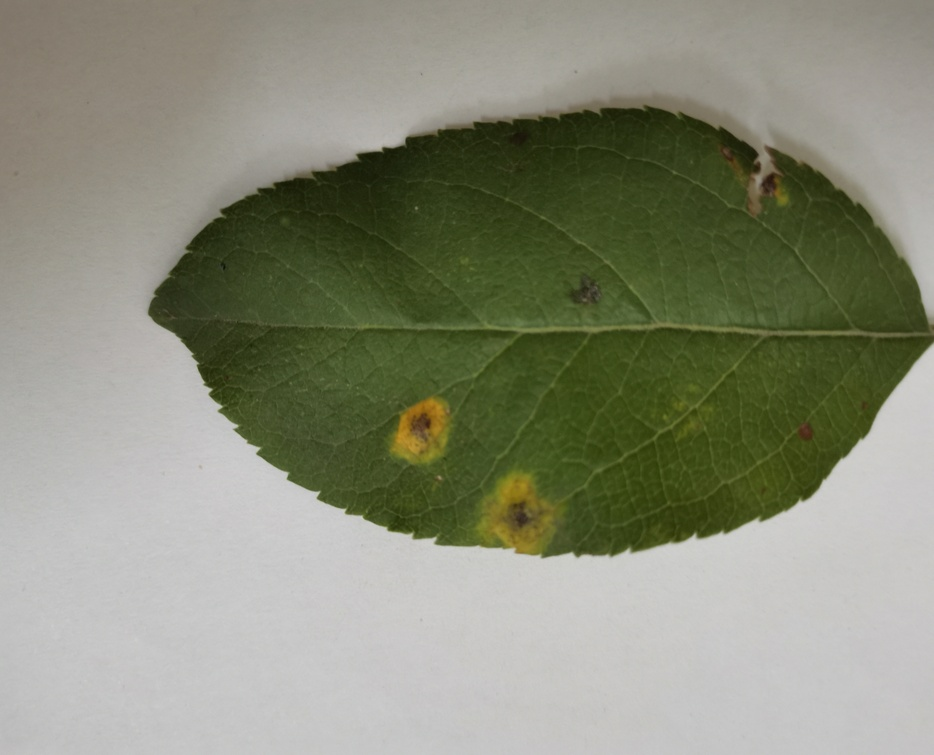
#> input picture AppleDiseaseLeaves/1.jpg, 934 x 755 px, shrunk from 1899 x 1536 before the run
$ python test.py
#> lines starting #> are read from the running program, lines starting #| are printed output that depends on the picture
import cv2
from matplotlib import pyplot as plt

# 读取图片
img = cv2.imread('AppleDiseaseLeaves/1.jpg')
#> img is the input picture: shape (755, 934, 3); mean B, G, R 121, 140, 137.3
gray = cv2.cvtColor(img, cv2.COLOR_BGR2GRAY)
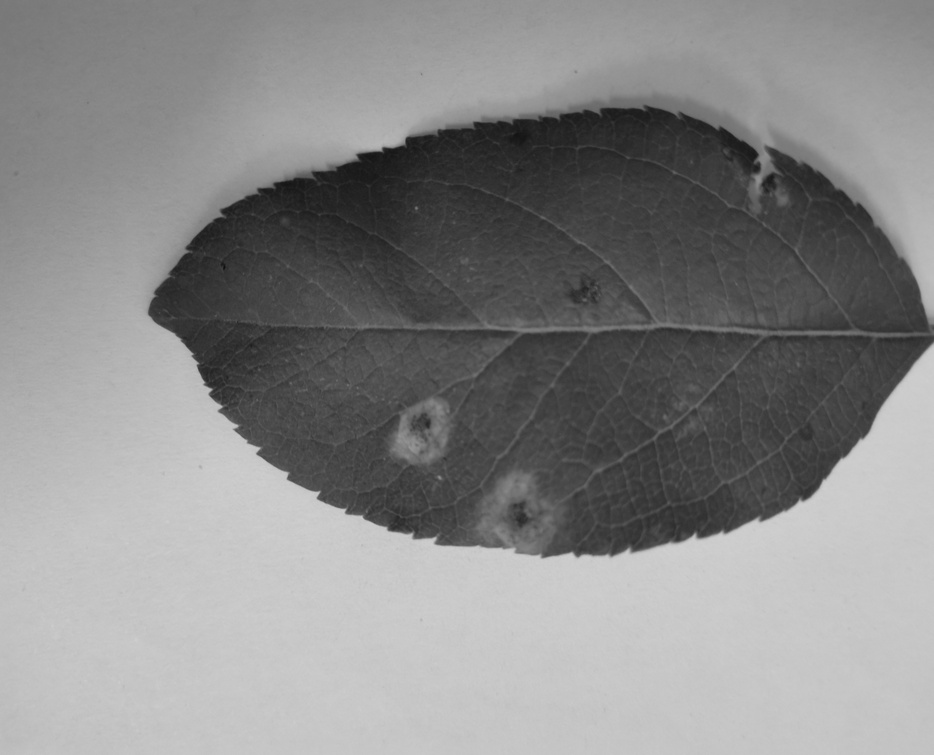
#> gray: shape (755, 934); min 13, max 209, mean 137
plt.hist(gray.ravel(), bins=256, range=[0, 256])
plt.title('Gray Image Histogram')
plt.show()
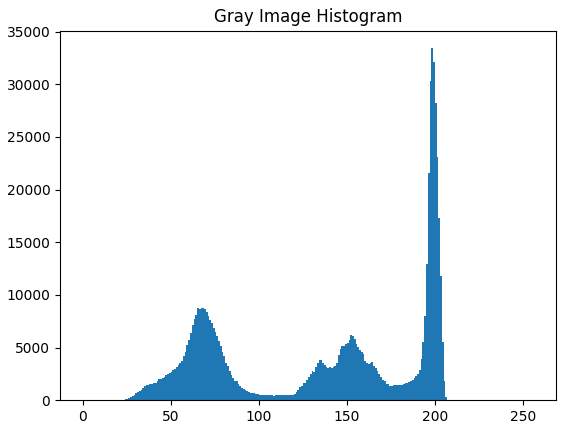
#> figure drawn by matplotlib, 1 panel; tallest bar 33427 high, from x = 198 to 199

$ run again, with AppleDiseaseLeaves/10.jpg copied over AppleDiseaseLeaves/1.jpg
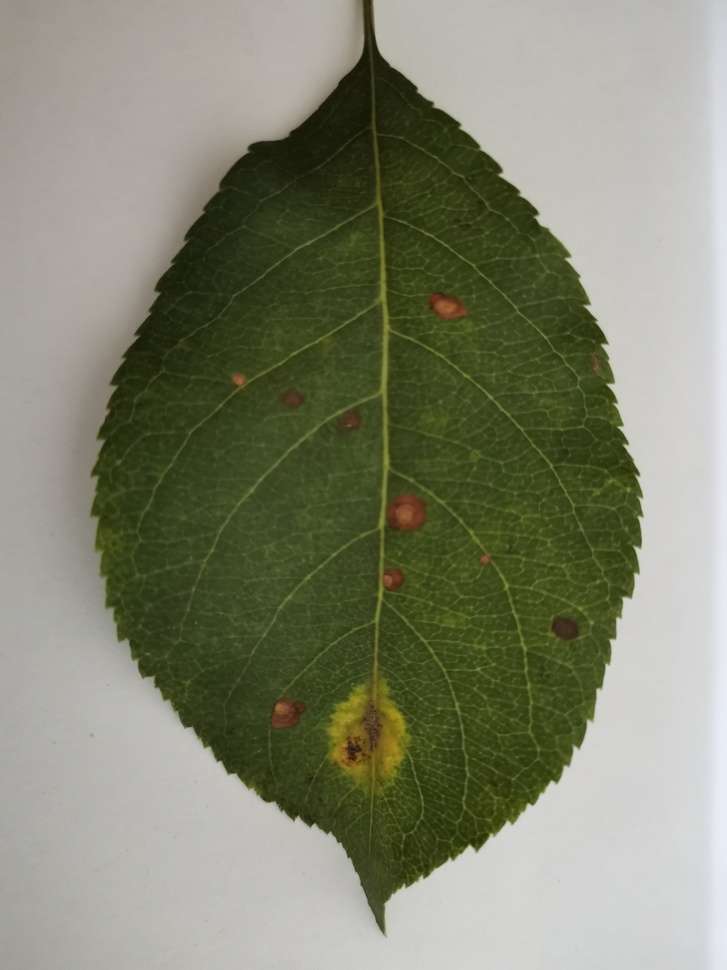
#> input picture AppleDiseaseLeaves/10.jpg, 727 x 970 px, shrunk from 3000 x 4000 before the run
#> img is the input picture: shape (970, 727, 3); mean B, G, R 112.7, 133.4, 130.5
#> `gray = cv2.cvtColor(img, cv2.COLOR_BGR2GRAY)`:
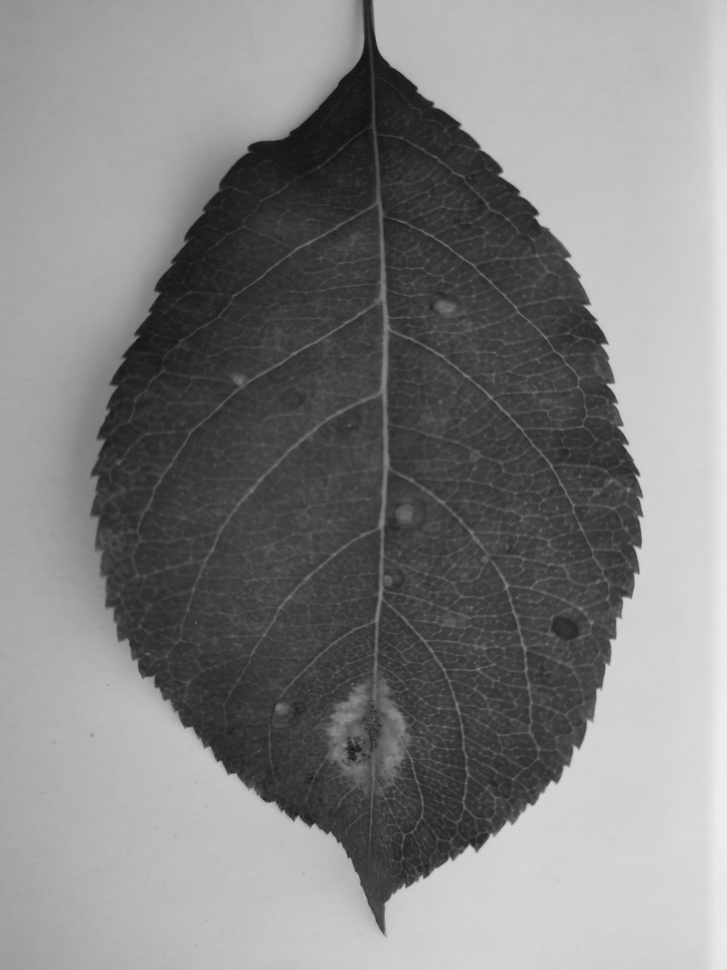
#> gray: shape (970, 727); min 17, max 238, mean 130.2
#> `plt.show()`:
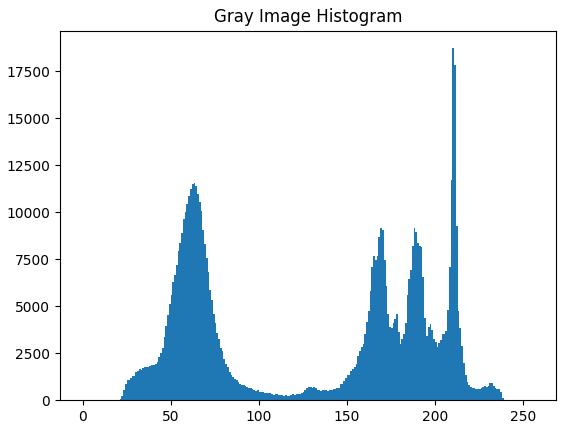
#> figure drawn by matplotlib, 1 panel; tallest bar 18724 high, from x = 210 to 211

$ run again, with AppleDiseaseLeaves/2.jpg copied over AppleDiseaseLeaves/1.jpg
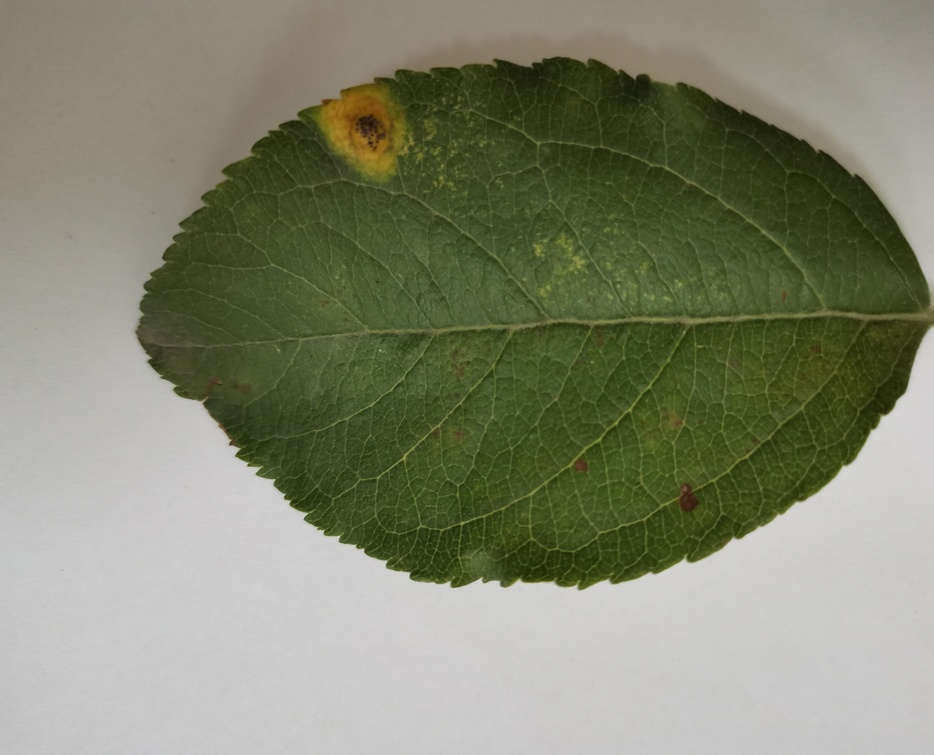
#> input picture AppleDiseaseLeaves/2.jpg, 934 x 755 px, shrunk from 1899 x 1536 before the run
#> img is the input picture: shape (755, 934, 3); mean B, G, R 111.6, 134, 130.7
#> `gray = cv2.cvtColor(img, cv2.COLOR_BGR2GRAY)`:
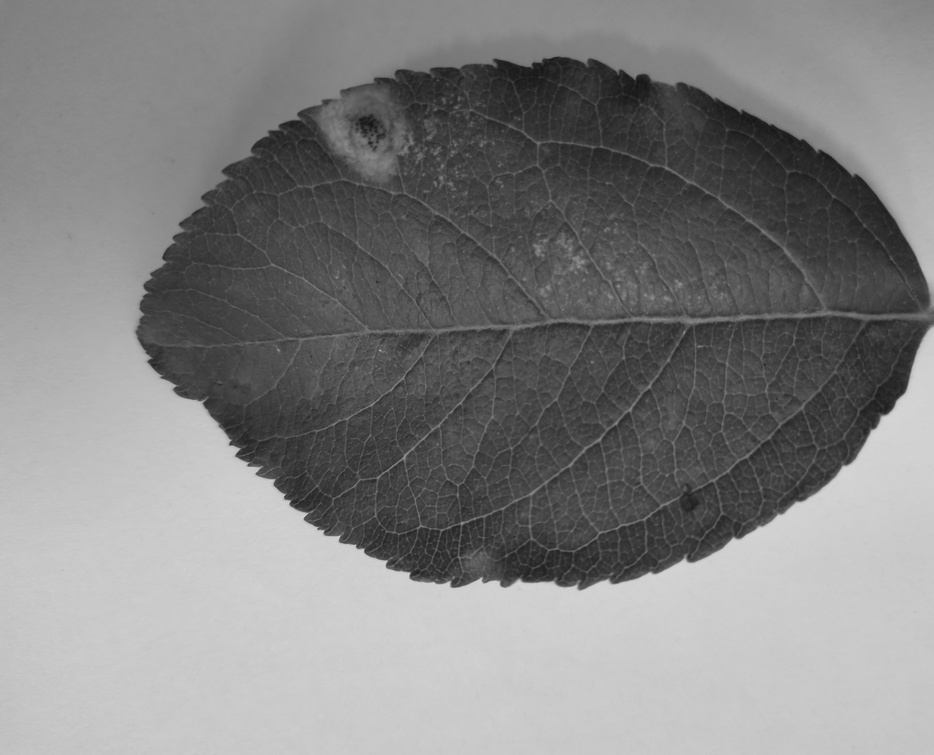
#> gray: shape (755, 934); min 20, max 215, mean 130.5
#> `plt.show()`:
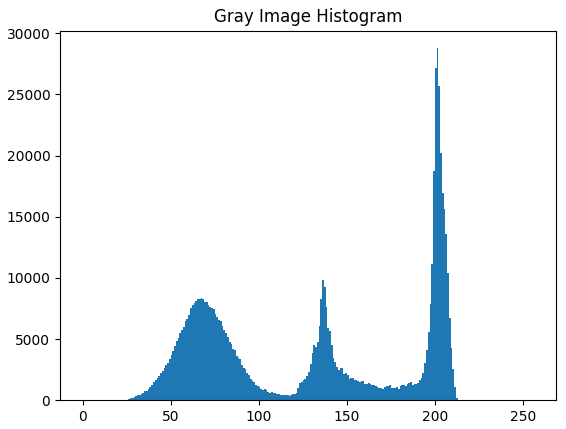
#> figure drawn by matplotlib, 1 panel; tallest bar 28773 high, from x = 201 to 202

$ run again, with AppleDiseaseLeaves/3.jpg copied over AppleDiseaseLeaves/1.jpg
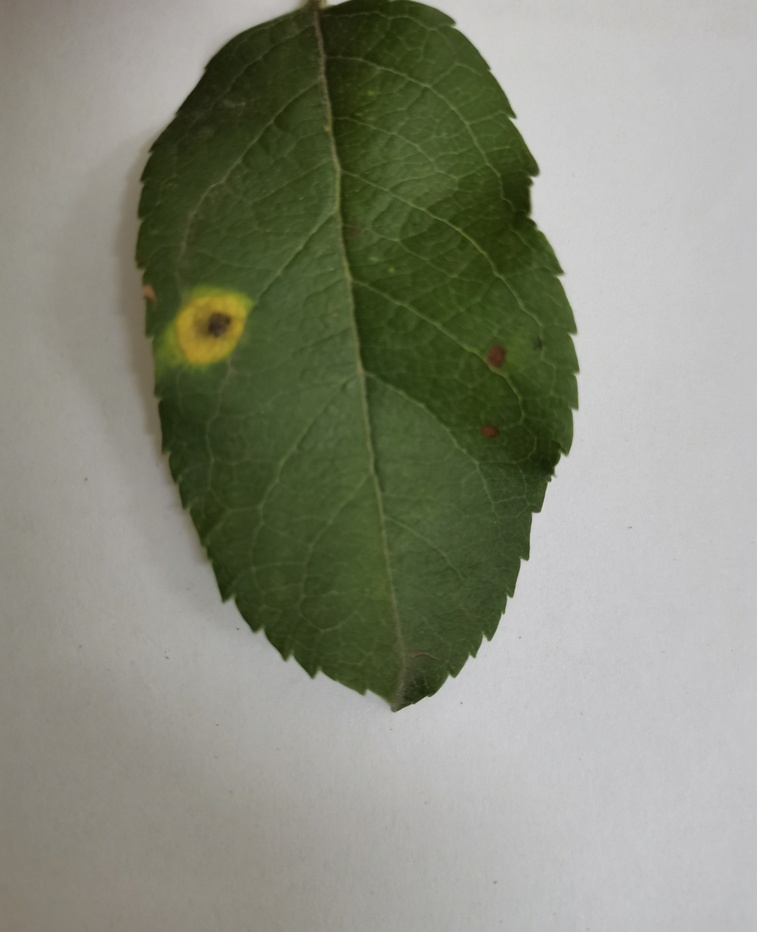
#> input picture AppleDiseaseLeaves/3.jpg, 757 x 932 px, shrunk from 1536 x 1891 before the run
#> img is the input picture: shape (932, 757, 3); mean B, G, R 124.2, 139.8, 136.6
#> `gray = cv2.cvtColor(img, cv2.COLOR_BGR2GRAY)`:
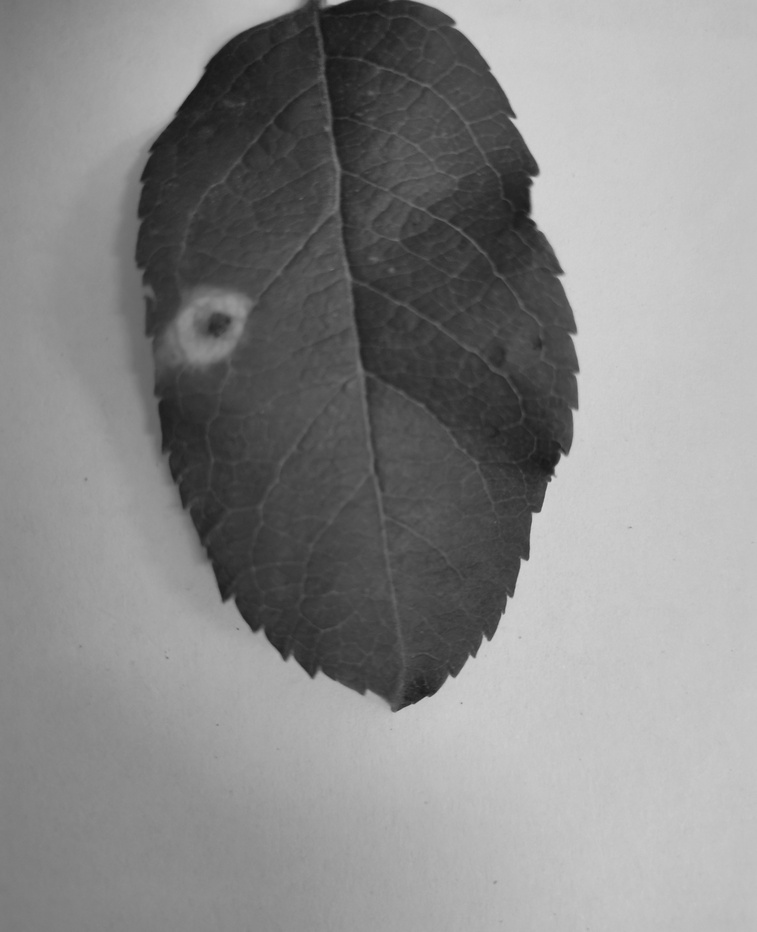
#> gray: shape (932, 757); min 21, max 212, mean 137.1
#> `plt.show()`:
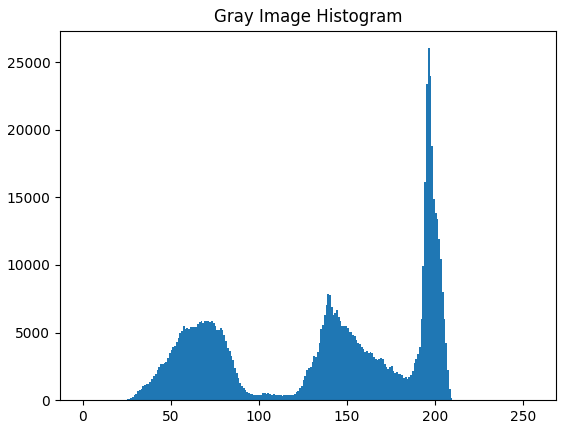
#> figure drawn by matplotlib, 1 panel; tallest bar 26034 high, from x = 196 to 197
